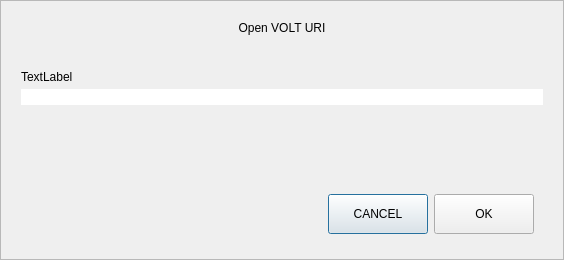
<?xml version="1.0" encoding="UTF-8"?>
<ui version="4.0">
 <class>OpenURIDialog</class>
 <widget class="QDialog" name="OpenURIDialog">
  <property name="geometry">
   <rect>
    <x>0</x>
    <y>0</y>
    <width>564</width>
    <height>260</height>
   </rect>
  </property>
  <property name="windowTitle">
   <string>Open URI</string>
  </property>
  <layout class="QVBoxLayout" name="verticalLayout">
   <property name="spacing">
    <number>0</number>
   </property>
   <property name="leftMargin">
    <number>0</number>
   </property>
   <property name="topMargin">
    <number>0</number>
   </property>
   <property name="rightMargin">
    <number>0</number>
   </property>
   <property name="bottomMargin">
    <number>0</number>
   </property>
   <item>
    <widget class="QFrame" name="frame">
     <property name="frameShape">
      <enum>QFrame::StyledPanel</enum>
     </property>
     <property name="frameShadow">
      <enum>QFrame::Raised</enum>
     </property>
     <layout class="QVBoxLayout" name="verticalLayout_2">
      <property name="spacing">
       <number>5</number>
      </property>
      <property name="leftMargin">
       <number>20</number>
      </property>
      <property name="topMargin">
       <number>20</number>
      </property>
      <property name="rightMargin">
       <number>20</number>
      </property>
      <property name="bottomMargin">
       <number>16</number>
      </property>
      <item>
       <widget class="QLabel" name="labelTitle">
        <property name="text">
         <string>Open VOLT URI</string>
        </property>
        <property name="alignment">
         <set>Qt::AlignCenter</set>
        </property>
       </widget>
      </item>
      <item>
       <spacer name="verticalSpacer_2">
        <property name="orientation">
         <enum>Qt::Vertical</enum>
        </property>
        <property name="sizeType">
         <enum>QSizePolicy::Fixed</enum>
        </property>
        <property name="sizeHint" stdset="0">
         <size>
          <width>20</width>
          <height>30</height>
         </size>
        </property>
       </spacer>
      </item>
      <item>
       <widget class="QLabel" name="labelSubtitle">
        <property name="text">
         <string notr="true">TextLabel</string>
        </property>
       </widget>
      </item>
      <item>
       <layout class="QHBoxLayout" name="horizontalLayout">
        <property name="spacing">
         <number>0</number>
        </property>
        <item>
         <widget class="QValidatedLineEdit" name="uriEdit">
          <property name="styleSheet">
           <string notr="true">#uriEdit{
	border-top-right-radius:0px;
	border-bottom-right-radius:0px;
}</string>
          </property>
         </widget>
        </item>
       </layout>
      </item>
      <item>
       <spacer name="verticalSpacer">
        <property name="orientation">
         <enum>Qt::Vertical</enum>
        </property>
        <property name="sizeHint" stdset="0">
         <size>
          <width>20</width>
          <height>40</height>
         </size>
        </property>
       </spacer>
      </item>
      <item>
       <widget class="QWidget" name="widget" native="true">
        <property name="minimumSize">
         <size>
          <width>0</width>
          <height>50</height>
         </size>
        </property>
        <layout class="QHBoxLayout" name="horizontalLayout_2">
         <item>
          <spacer name="horizontalSpacer">
           <property name="orientation">
            <enum>Qt::Horizontal</enum>
           </property>
           <property name="sizeHint" stdset="0">
            <size>
             <width>289</width>
             <height>20</height>
            </size>
           </property>
          </spacer>
         </item>
         <item>
          <widget class="QPushButton" name="pushButtonCancel">
           <property name="minimumSize">
            <size>
             <width>100</width>
             <height>40</height>
            </size>
           </property>
           <property name="text">
            <string>CANCEL</string>
           </property>
          </widget>
         </item>
         <item>
          <widget class="QPushButton" name="pushButtonOK">
           <property name="minimumSize">
            <size>
             <width>100</width>
             <height>40</height>
            </size>
           </property>
           <property name="text">
            <string>OK</string>
           </property>
          </widget>
         </item>
        </layout>
       </widget>
      </item>
     </layout>
    </widget>
   </item>
  </layout>
 </widget>
 <customwidgets>
  <customwidget>
   <class>QValidatedLineEdit</class>
   <extends>QLineEdit</extends>
   <header>qvalidatedlineedit.h</header>
  </customwidget>
 </customwidgets>
 <resources/>
 <connections/>
</ui>
